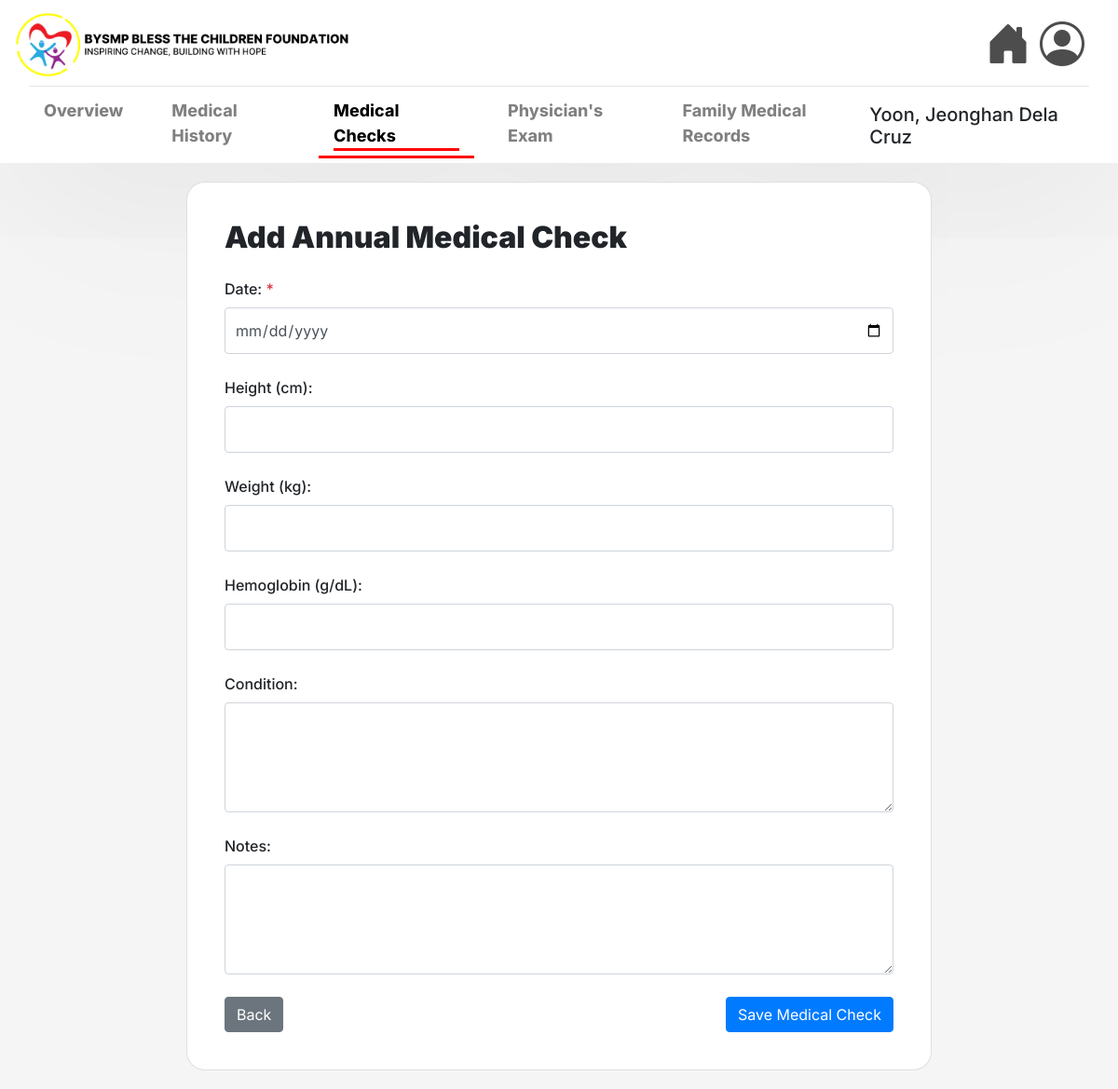
Screenshot of /child/6/annual-medical-check/create/ with the database file from the repository.
### msys42app/models.py (models this page shows, shortened)
class Child(models.Model):
    code = models.CharField(max_length=7, validators=[RegexValidator(regex=r'^[A-Za-z]{3}\d{4}$')], unique=True, null=False, blank=False)
    lastname = models.CharField(max_length=25, null=False, blank=False)
    firstname = models.CharField(max_length=50, null=False, blank=False)
    middlename = models.CharField(max_length=25, null=True)
    sex = models.CharField(max_length=6, choices=[('Male', 'Male'), ('Female', 'Female')], null=False, blank=False)
    birth = models.DateField(null=False, blank=False)
    blood_group = models.CharField(max_length=3, blank=True, null=True)
    address = models.TextField(max_length=255, null=False, blank=False)
    philhealth_number = models.CharField(max_length=14, validators=[MinLengthValidator(14)], blank=True, null=True)
    fourps_number = models.CharField(max_length=20, blank=True, null=True)
    guardian_lastname = models.CharField(max_length=25, null=False, blank=False)
    guardian_firstname = models.CharField(max_length=50, null=False, blank=False)
    guardian_middlename = models.CharField(max_length=25, null=True, blank=True)
    guardian_relationship = models.CharField(max_length=25, null=False, blank=False)
    guardian_sex = models.CharField(max_length=6, choices=[('Male', 'Male'), ('Female', 'Female')], null=False, blank=False)
    age = models.IntegerField(null=False, blank=False)

### msys42app/views.py (the view)
# urls.py: path('child/<int:child_id>/annual-medical-check/create/', views.create_annual_medical_check, name='create_annual_medical_check'),
def create_annual_medical_check(request, child_id):
    child = get_object_or_404(Child, id=child_id)
    if request.method == 'POST':
        form = AnnualMedicalCheckForm(request.POST)
        if form.is_valid():
            try:
                medical_check = form.save(commit=False)
                medical_check.child = child
                medical_check.save()
                return redirect('annual_medical_check_list', child_id=child_id)
            except Exception as e:
                print(f"Error saving medical check: {str(e)}")
                messages.error(request, f"Error saving medical check: {str(e)}")
        else:
            print("Form validation errors:", form.errors)
            for field, errors in form.errors.items():
                messages.error(request, f"{field}: {', '.join(errors)}")
    else:
        form = AnnualMedicalCheckForm()
    return render(request, 'msys42app/create_annual_medical_check.html', {
        'form': form,
        'child': child
    })

### msys42app/templates/msys42app/create_annual_medical_check.html (shortened to what this page needs)
{% extends 'msys42app/base.html' %}
{% load static %}
{% block navbar %}
<hr class="w-100 my-1">
<nav style="display: flex; justify-content: space-between; align-items: flex-end; padding-left: 0 ;padding: 0; width: 100%; position: sticky;">
    <ul style="display: flex; gap: 20px; list-style: none; padding: 0; margin: 0; ">
        <li class="nav-item">
            <a class="nav-link" href="{% url 'view_child_profile' pk=child.id %}" style="color: gray; font-weight: 780; font-size: large;">
                Overview
            </a>
        </li>
        <li class="nav-item">
            <a class="nav-link" href="{% url 'view_medical_history' child.id %}" style="color: gray; font-weight: 750; font-size: large;">
                Medical History
            </a>
        </li>
        <li class="nav-item">
            <a class="nav-link active" href="{% url 'annual_medical_check_list' child.id %}" style="color: rgb(0, 0, 0); font-weight: 750; font-size: large;">
                Medical Checks
                <span style="display: block; width: 135px; height: 3px; background-color: red; position: center; bottom: -3px; left: 0;"></span>
            </a>
        </li>
        <li class="nav-item">
            <a class="nav-link" href="{% url 'home_physicians_exam' child.id %}" style="color: gray; font-weight: 750; font-size: large;">Physician's Exam</a>
        </li>
        <li class="nav-item">
            <a class="nav-link" href="{% url 'view_family_medicals' child.id%}" style="color: gray; font-weight: 750; font-size: large;">Family Medical Records</a>
        </li>
    </ul>
    <h5> {{child.lastname}}, {{child.firstname}} {{child.middlename}} </h5>
</nav>
{% endblock %}
{% block content %}
<div class="container-fluid" style="padding: 20px;">
    <div class="card shadow-sm" style="max-width: 800px; margin: 0 auto;">
        <div class="card-body">
            <h2 class="card-title mb-4" style="font-weight: 1000;" >Add Annual Medical Check</h2>
            <form method="post" action="{% url 'create_annual_medical_check' child.id %}">
                <div class="mb-4">
                    <label for="{{ form.date.id_for_label }}" class="form-label">Date: <span class="text-danger">*</span></label>
                    <div class="w-100">
                        {{ form.date }}
                    </div>
                </div>
                <div class="mb-4">
                    <label for="{{ form.height.id_for_label }}" class="form-label">Height (cm):</label>
                    <div class="w-100">
                        {{ form.height }}
                    </div>
                </div>
                <div class="mb-4">
                    <label for="{{ form.weight.id_for_label }}" class="form-label">Weight (kg):</label>
                    <div class="w-100">
                        {{ form.weight }}
                    </div>
                </div>
                <div class="mb-4">
                    <label for="{{ form.hemoglobin.id_for_label }}" class="form-label">Hemoglobin (g/dL):</label>
                    <div class="w-100">
                        {{ form.hemoglobin }}
                    </div>
                </div>
                <div class="mb-4">
                    <label for="{{ form.condition.id_for_label }}" class="form-label">Condition:</label>
                    <div class="w-100">
                        {{ form.condition }}
                    </div>
                </div>
                <div class="mb-4">
                    <label for="{{ form.notes.id_for_label }}" class="form-label">Notes:</label>
                    <div class="w-100">
                        {{ form.notes }}
                    </div>
                </div>
                <div class="d-flex justify-content-between">
                    <a href="{% url 'annual_medical_check_list' child.id %}" class="btn btn-secondary">
                         Back
                    </a>
                    <button type="submit" class="btn btn-primary">
                         Save Medical Check
                    </button>
                </div>
            </form>
        </div>
    </div>
</div>
{% endblock %}

### msys42app/static/style.css (style rules this page uses)
body { background-color: #f5f5f5; }
.card { background-color: white; height: auto; width: 100%; max-width: 800px; margin-top: 50px; border-radius: 20px; padding: 20px; }

### msys42app/templates/msys42app/base.html (style rules this page uses)
.child-nav .nav-link { position: relative; transition: all 0.3s ease; padding-bottom: 5px; font-weight: 750; font-size: large; color: gray; }
.child-nav .nav-link.active { color: rgb(0, 0, 0) !important; font-weight: 780; }
.child-nav .nav-link::after { content: ''; position: absolute; bottom: -3px; left: 0; width: 100%; height: 3px; background-color: rgba(255, 0, 0, 0.5); transform: scaleX(0); transition: transform 0.3s ease; }
.child-nav .nav-link.active::after { transform: scaleX(1); background-color: red; }
.child-nav .nav-link.active::after { animation: underlineGrow 0.4s ease-out forwards; }

### msys42app/templates/msys42app/create_annual_medical_check.html (style rules this page uses)
.form-label { display: block; margin-bottom: 0.5rem; font-weight: 500; }
.w-100 { width: 100%; }
.w-100 input, .w-100 textarea { width: 100%; padding: 0.5rem; border: 1px solid #ced4da; border-radius: 4px; }

### rows the page displays
Child: lastname "Yoon", firstname "Jeonghan", middlename "Dela Cruz"
